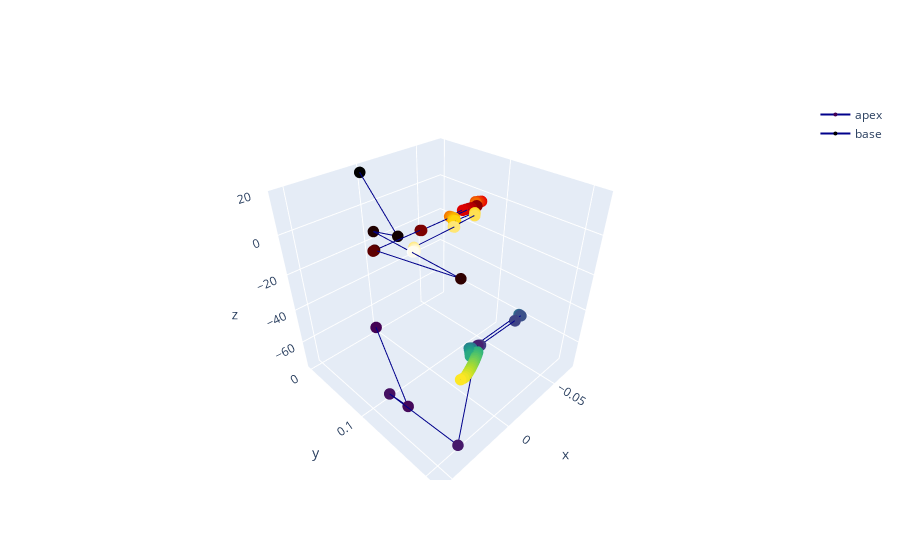

Notebook code for this chart:
### Code cell
import plotly.graph_objects as go
import pandas as pd

lv.compute_base_apex_ref_over_timesteps(
    nodeset=lv.REGIONS.EPI_EXCLUDE_BASE,
    ql=0.03,
    qh=0.95,
    n=3
    )

apex = lv.states.get(lv.STATES.APEX_REF)
base = lv.states.get(lv.STATES.BASE_REF)


fig = go.Figure(data=[
    go.Scatter3d(
        x=apex[:,0], 
        y=apex[:,1],
        z=apex[:,2],
        name="apex",
        marker=dict(
            size=4,
            color=lv.timesteps(),
            colorscale='Viridis',
        ),
        line=dict(
            color='darkblue',
            width=2
        )
    ),
    go.Scatter3d(
        x=base[:,0], 
        y=base[:,1],
        z=base[:,2],
        name="base",
        marker=dict(
            size=4,
            color=lv.timesteps(),
            colorscale='hot',
        ),
        line=dict(
            color='darkblue',
            width=2
        )
    ),
    ]
) 
fig.show()
